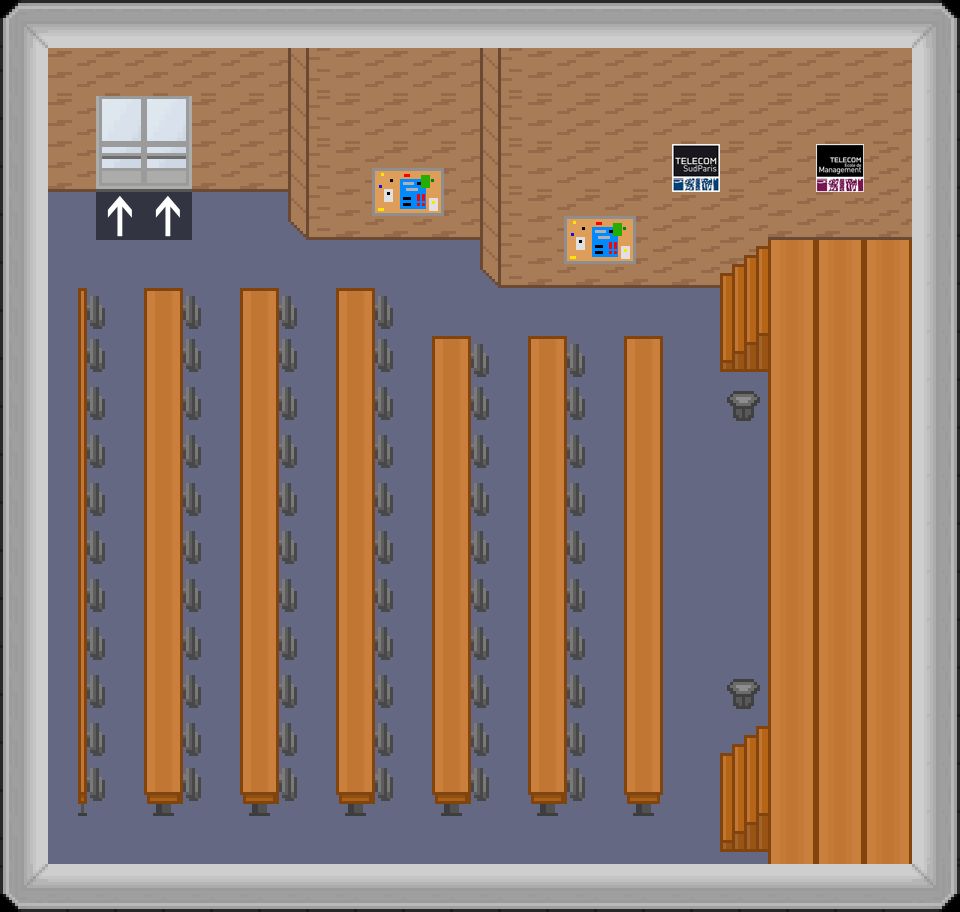

This is a level from a 2D game, rendered from its Tiled map with the project's own tilesets. A one-line summary and the map file follow, with tile-layer data summarised:
An orthogonal 20x19 tile map with 48x48 px tiles, 7 tile layers (floor 1, floor 2, map-transition, Murs, ...).

<map version="1.0" orientation="orthogonal" width="20" height="19" tilewidth="48" tileheight="48">
 <tileset firstgid="1" name="tilesheet" tilewidth="48" tileheight="48">
  <image source="../img/tilesheet.png" width="960" height="1820" />
 </tileset>
 <layer name="floor 1" width="20" height="19">
  <data>[380 cells, 374 non-empty, 1 distinct tile ids]</data>
 </layer>
 <layer name="floor 2" width="20" height="19">
  <data>[380 cells, 111 non-empty, 8 distinct tile ids]</data>
 </layer>
 <layer name="map-transition" width="20" height="19">
  <data>[380 cells, 2 non-empty, 1 distinct tile ids]</data>
 </layer>
 <layer name="Murs" width="20" height="19">
  <data>[380 cells, 150 non-empty, 18 distinct tile ids]</data>
 </layer>
 <layer name="Objets" width="20" height="19">
  <data>[380 cells, 74 non-empty, 9 distinct tile ids]</data>
 </layer>
 <layer name="Objets 2" width="20" height="19">
  <data>[380 cells, 16 non-empty, 9 distinct tile ids]</data>
 </layer>
 <layer name="Murs 2" width="20" height="19">
  <data>[380 cells, 7 non-empty, 3 distinct tile ids]</data>
 </layer>
</map>
